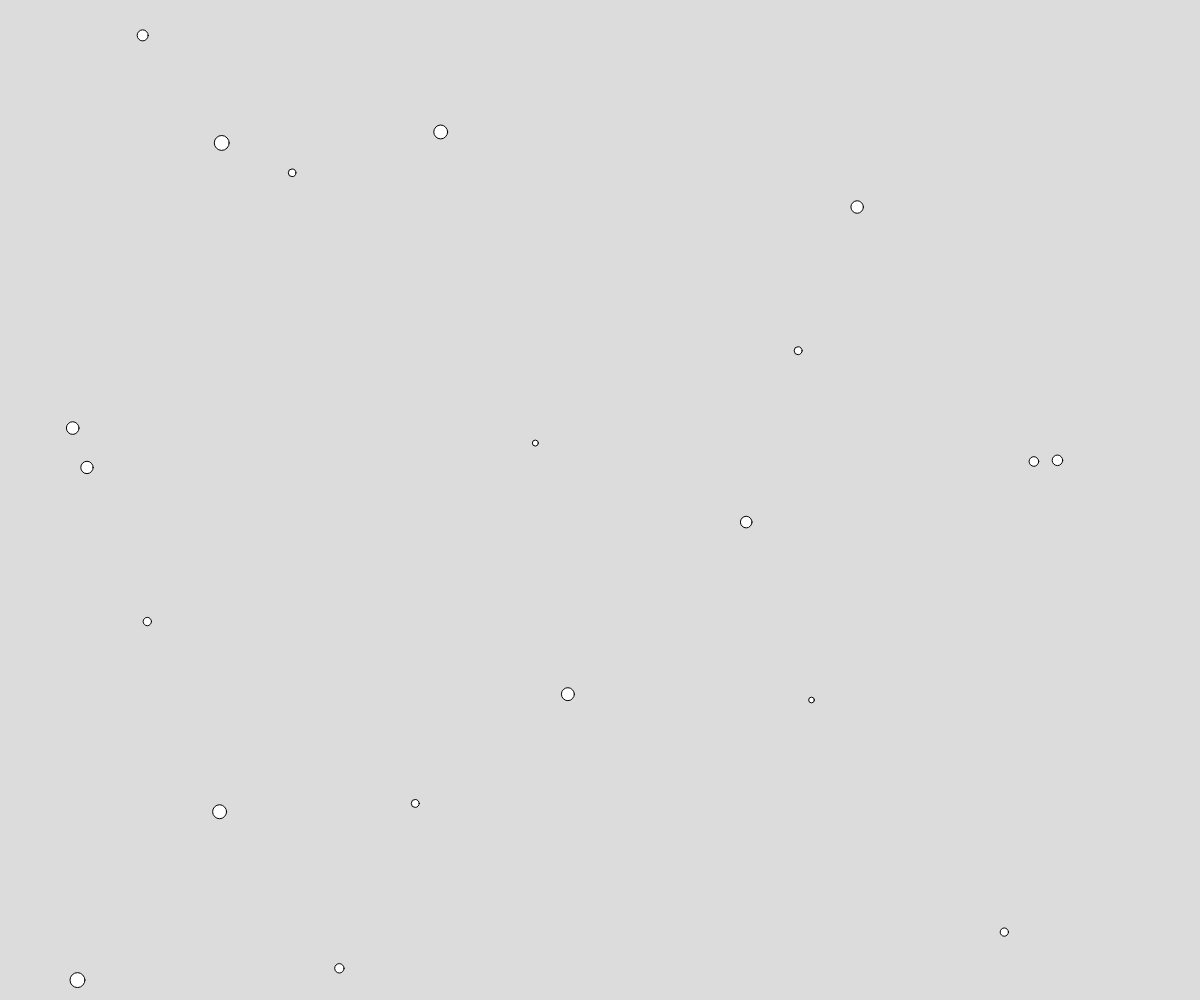
Frame 1 (no input)
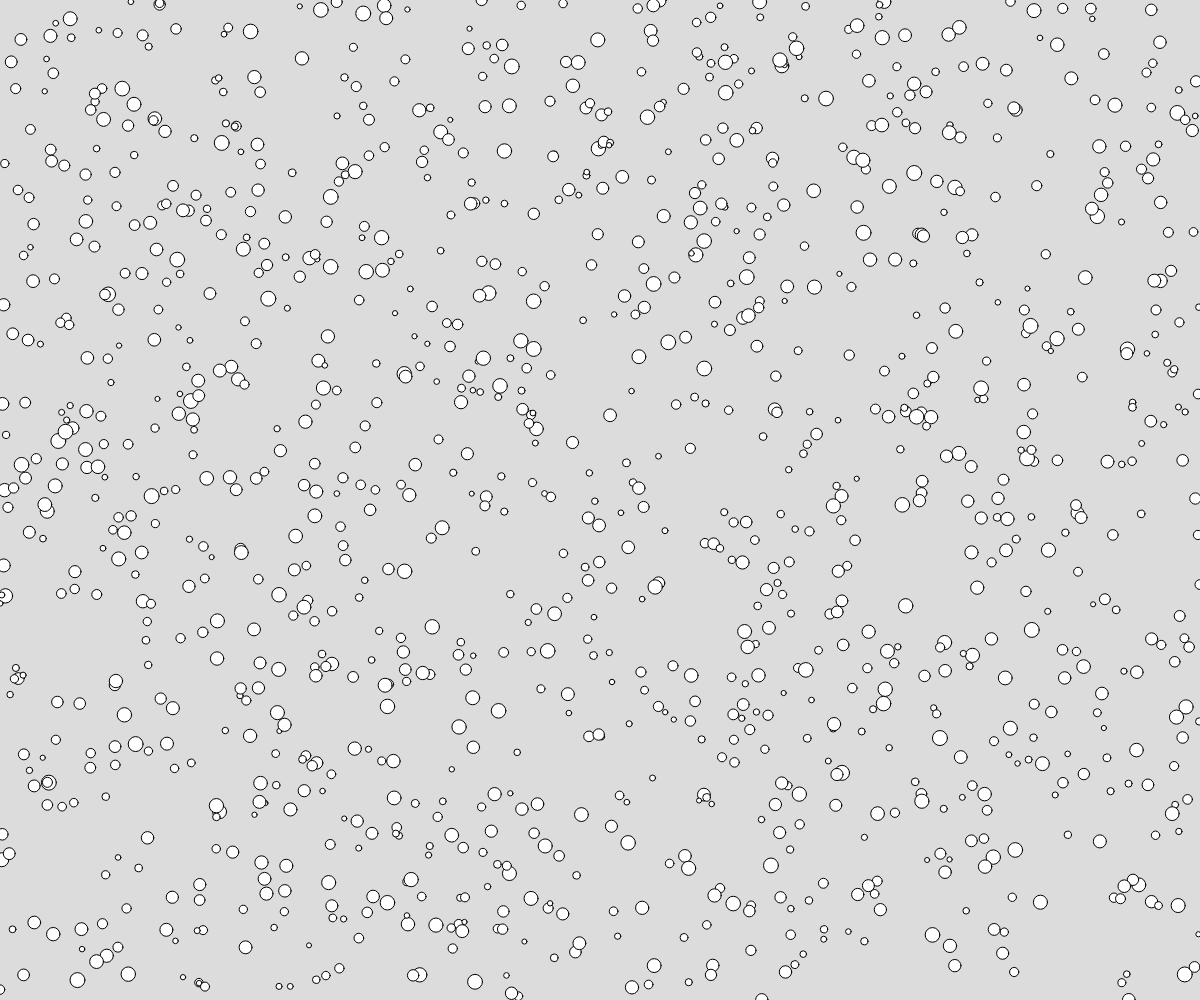
Frame 60 (no input)
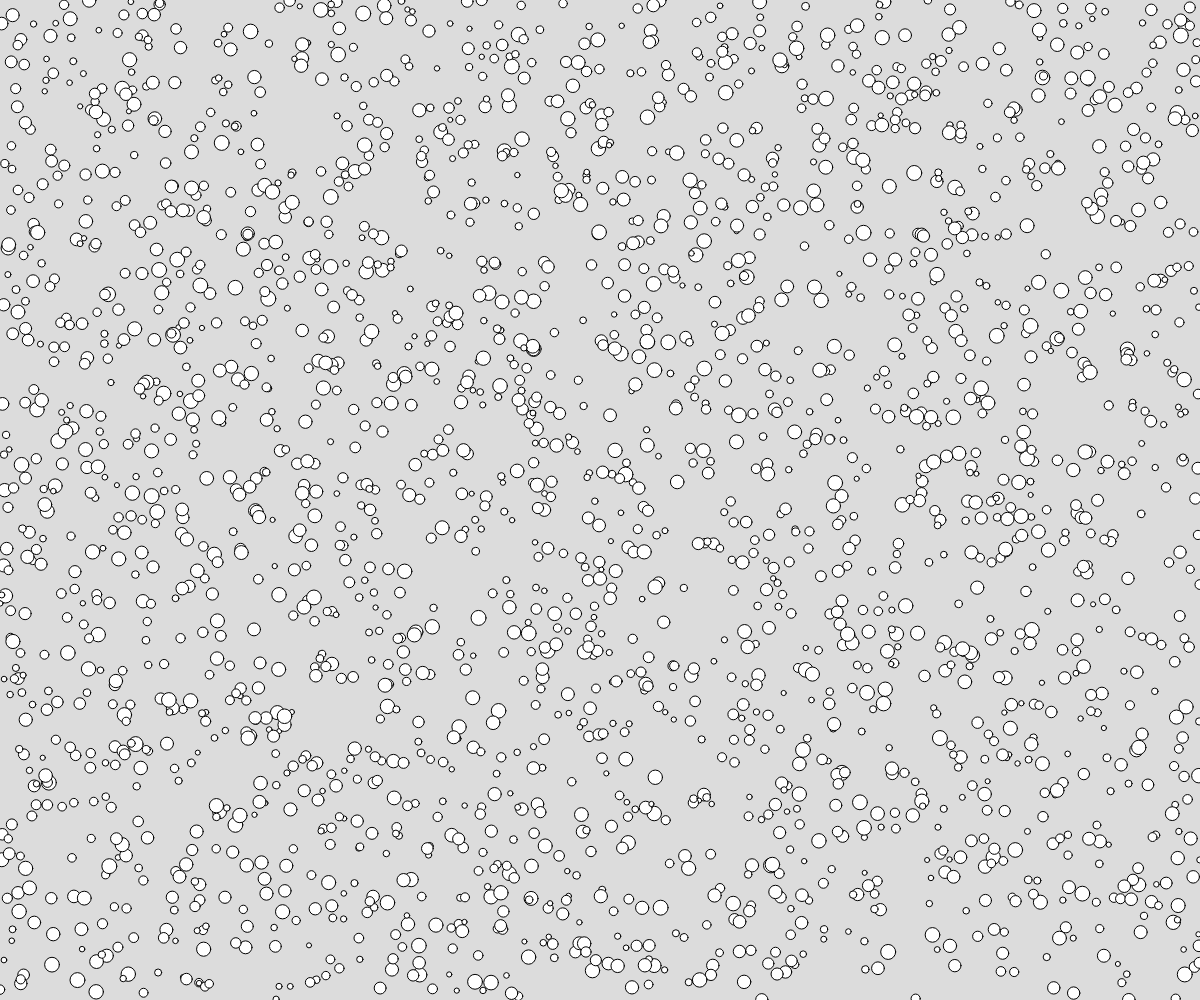
Frame 120 (the mouse pressed at the canvas centre since frame 60)

The p5.js sketch that drew these frames (run headless with seeded random() and noise() and a simulated clock; from frame 60 on, the mouse is pressed at the canvas centre):

// p5.js sketch
// ── sketch.js
let btn;
let numOfCircle=0;
function setup(){
    const canvas = createCanvas(windowWidth,windowHeight);
    /*btn = createButton("click me");
    btn.addClass('my-button'); // 
    btn.mousePressed(btnPressed);
    */
    canvas.addClass('background');
    background(220);
}
function btnPressed(){
    numOfCircle++;
}
function draw(){
    
    for(let i=0; i<20;i++){
        circle(random(width),random(height),random(5,15));
    }
}
function windowResized(){
    resizeCanvas(windowWidth,windowHeight);
}
// ── style.css
body{
    background: rgb(247, 255, 209);
    color: rgb(64, 109, 244);
}
ul{
    background: rgb(229, 180, 180);
    color: rgb(244, 64, 121);
}
.rounded{
    border-radius: 10px;
}
.item{
    font-family: Arial, Helvetica, sans-serif;
}
#first-item{
    font-style: italic;
    font-family:'Courier New', Courier, monospace;
}
